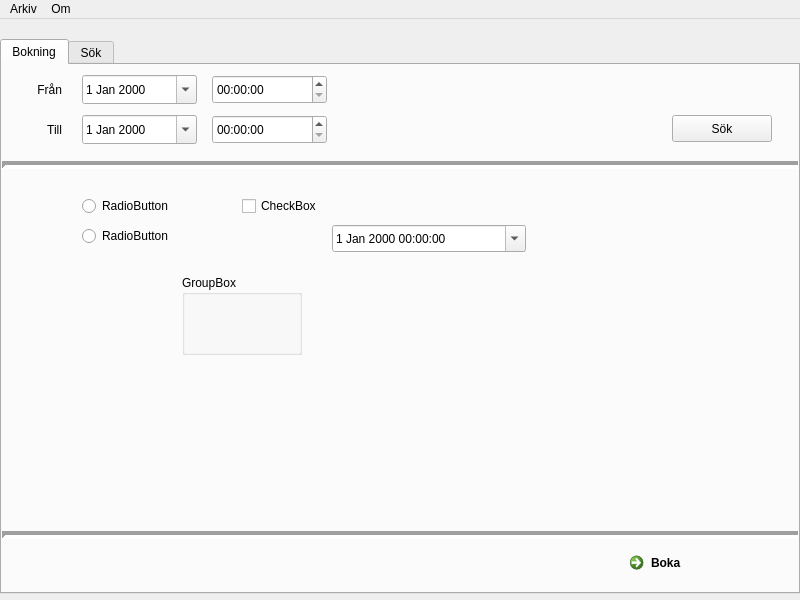
<?xml version="1.0" encoding="UTF-8"?>
<ui version="4.0">
 <class>MainWindow</class>
 <widget class="QMainWindow" name="A3B Bilpark">
  <property name="geometry">
   <rect>
    <x>0</x>
    <y>0</y>
    <width>800</width>
    <height>600</height>
   </rect>
  </property>
  <property name="sizePolicy">
   <sizepolicy hsizetype="Expanding" vsizetype="Expanding">
    <horstretch>0</horstretch>
    <verstretch>0</verstretch>
   </sizepolicy>
  </property>
  <property name="minimumSize">
   <size>
    <width>800</width>
    <height>600</height>
   </size>
  </property>
  <property name="windowTitle">
   <string>MainWindow</string>
  </property>
  <widget class="QWidget" name="centralWidget">
   <widget class="QTabWidget" name="tabWidget">
    <property name="enabled">
     <bool>true</bool>
    </property>
    <property name="geometry">
     <rect>
      <x>0</x>
      <y>20</y>
      <width>800</width>
      <height>555</height>
     </rect>
    </property>
    <property name="currentIndex">
     <number>0</number>
    </property>
    <widget class="QWidget" name="tab_booking">
     <property name="sizePolicy">
      <sizepolicy hsizetype="Preferred" vsizetype="Preferred">
       <horstretch>0</horstretch>
       <verstretch>0</verstretch>
      </sizepolicy>
     </property>
     <property name="minimumSize">
      <size>
       <width>0</width>
       <height>0</height>
      </size>
     </property>
     <property name="sizeIncrement">
      <size>
       <width>0</width>
       <height>0</height>
      </size>
     </property>
     <property name="baseSize">
      <size>
       <width>55</width>
       <height>0</height>
      </size>
     </property>
     <property name="layoutDirection">
      <enum>Qt::LeftToRight</enum>
     </property>
     <property name="inputMethodHints">
      <set>Qt::ImhNone</set>
     </property>
     <attribute name="title">
      <string>Bokning</string>
     </attribute>
     <widget class="QDateEdit" name="dateEdit">
      <property name="geometry">
       <rect>
        <x>80</x>
        <y>10</y>
        <width>115</width>
        <height>29</height>
       </rect>
      </property>
      <property name="buttonSymbols">
       <enum>QAbstractSpinBox::NoButtons</enum>
      </property>
      <property name="calendarPopup">
       <bool>true</bool>
      </property>
     </widget>
     <widget class="QTimeEdit" name="timeEdit">
      <property name="geometry">
       <rect>
        <x>210</x>
        <y>10</y>
        <width>115</width>
        <height>29</height>
       </rect>
      </property>
      <property name="time">
       <time>
        <hour>0</hour>
        <minute>0</minute>
        <second>0</second>
       </time>
      </property>
     </widget>
     <widget class="QPushButton" name="pushButton">
      <property name="geometry">
       <rect>
        <x>670</x>
        <y>50</y>
        <width>100</width>
        <height>27</height>
       </rect>
      </property>
      <property name="text">
       <string>Sök</string>
      </property>
     </widget>
     <widget class="QRadioButton" name="radioButton">
      <property name="geometry">
       <rect>
        <x>80</x>
        <y>130</y>
        <width>115</width>
        <height>22</height>
       </rect>
      </property>
      <property name="text">
       <string>RadioButton</string>
      </property>
     </widget>
     <widget class="QRadioButton" name="radioButton_2">
      <property name="geometry">
       <rect>
        <x>80</x>
        <y>160</y>
        <width>115</width>
        <height>22</height>
       </rect>
      </property>
      <property name="text">
       <string>RadioButton</string>
      </property>
     </widget>
     <widget class="QCheckBox" name="checkBox">
      <property name="geometry">
       <rect>
        <x>240</x>
        <y>130</y>
        <width>96</width>
        <height>22</height>
       </rect>
      </property>
      <property name="text">
       <string>CheckBox</string>
      </property>
     </widget>
     <widget class="QCommandLinkButton" name="commandLinkButton">
      <property name="geometry">
       <rect>
        <x>620</x>
        <y>480</y>
        <width>168</width>
        <height>41</height>
       </rect>
      </property>
      <property name="text">
       <string>Boka</string>
      </property>
     </widget>
     <widget class="QGroupBox" name="groupBox">
      <property name="geometry">
       <rect>
        <x>180</x>
        <y>210</y>
        <width>120</width>
        <height>80</height>
       </rect>
      </property>
      <property name="title">
       <string>GroupBox</string>
      </property>
     </widget>
     <widget class="QDateTimeEdit" name="dateTimeEdit">
      <property name="geometry">
       <rect>
        <x>330</x>
        <y>160</y>
        <width>194</width>
        <height>27</height>
       </rect>
      </property>
      <property name="calendarPopup">
       <bool>true</bool>
      </property>
     </widget>
     <widget class="QLabel" name="label">
      <property name="geometry">
       <rect>
        <x>20</x>
        <y>10</y>
        <width>40</width>
        <height>29</height>
       </rect>
      </property>
      <property name="text">
       <string>Från</string>
      </property>
      <property name="alignment">
       <set>Qt::AlignRight|Qt::AlignTrailing|Qt::AlignVCenter</set>
      </property>
     </widget>
     <widget class="QLabel" name="label_2">
      <property name="geometry">
       <rect>
        <x>20</x>
        <y>50</y>
        <width>40</width>
        <height>29</height>
       </rect>
      </property>
      <property name="text">
       <string>Till</string>
      </property>
      <property name="alignment">
       <set>Qt::AlignRight|Qt::AlignTrailing|Qt::AlignVCenter</set>
      </property>
     </widget>
     <widget class="QDateEdit" name="dateEdit_2">
      <property name="geometry">
       <rect>
        <x>80</x>
        <y>50</y>
        <width>115</width>
        <height>29</height>
       </rect>
      </property>
      <property name="buttonSymbols">
       <enum>QAbstractSpinBox::NoButtons</enum>
      </property>
      <property name="calendarPopup">
       <bool>true</bool>
      </property>
     </widget>
     <widget class="QTimeEdit" name="timeEdit_2">
      <property name="geometry">
       <rect>
        <x>210</x>
        <y>50</y>
        <width>115</width>
        <height>29</height>
       </rect>
      </property>
      <property name="time">
       <time>
        <hour>0</hour>
        <minute>0</minute>
        <second>0</second>
       </time>
      </property>
     </widget>
     <widget class="Line" name="line">
      <property name="geometry">
       <rect>
        <x>0</x>
        <y>90</y>
        <width>800</width>
        <height>20</height>
       </rect>
      </property>
      <property name="frameShadow">
       <enum>QFrame::Sunken</enum>
      </property>
      <property name="lineWidth">
       <number>4</number>
      </property>
      <property name="midLineWidth">
       <number>0</number>
      </property>
      <property name="orientation">
       <enum>Qt::Horizontal</enum>
      </property>
     </widget>
     <widget class="Line" name="line_2">
      <property name="geometry">
       <rect>
        <x>0</x>
        <y>460</y>
        <width>800</width>
        <height>20</height>
       </rect>
      </property>
      <property name="frameShadow">
       <enum>QFrame::Sunken</enum>
      </property>
      <property name="lineWidth">
       <number>4</number>
      </property>
      <property name="midLineWidth">
       <number>0</number>
      </property>
      <property name="orientation">
       <enum>Qt::Horizontal</enum>
      </property>
     </widget>
    </widget>
    <widget class="QWidget" name="tab_search">
     <attribute name="title">
      <string>Sök</string>
     </attribute>
    </widget>
   </widget>
  </widget>
  <widget class="QMenuBar" name="menuBar">
   <property name="geometry">
    <rect>
     <x>0</x>
     <y>0</y>
     <width>800</width>
     <height>25</height>
    </rect>
   </property>
   <widget class="QMenu" name="menuArkiv">
    <property name="title">
     <string notr="true">Arkiv</string>
    </property>
    <addaction name="actionInst_llningar"/>
    <addaction name="separator"/>
    <addaction name="actionAvsluta"/>
   </widget>
   <widget class="QMenu" name="menuOm">
    <property name="title">
     <string>Om</string>
    </property>
   </widget>
   <addaction name="menuArkiv"/>
   <addaction name="menuOm"/>
  </widget>
  <action name="actionInst_llningar">
   <property name="text">
    <string>Inställningar</string>
   </property>
  </action>
  <action name="actionAvsluta">
   <property name="checkable">
    <bool>false</bool>
   </property>
   <property name="checked">
    <bool>false</bool>
   </property>
   <property name="enabled">
    <bool>true</bool>
   </property>
   <property name="text">
    <string>Avsluta</string>
   </property>
  </action>
 </widget>
 <layoutdefault spacing="6" margin="11"/>
 <resources/>
 <connections/>
</ui>
